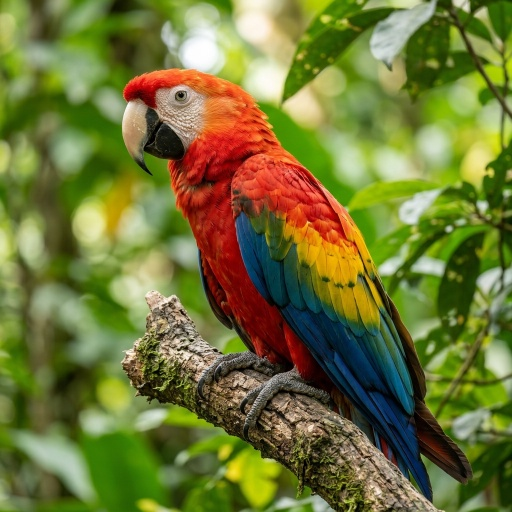
#> input picture public/roji/sample.jpeg, 512 x 512 px
$ python piecewise_linear_transformation.py
#> lines starting #> are read from the running program, lines starting #| are printed output that depends on the picture; after the words box and inside, x2 and y2 are one past the last pixel; in counts of white or black regions, pixels touching at a corner belong together
# Question 11: Perform Piecewise Linear Transformations (Contrast Stretching and Thresholding)
import cv2
import numpy as np
import matplotlib.pyplot as plt

# Read image in grayscale
img = cv2.imread("sample.jpeg", 0)
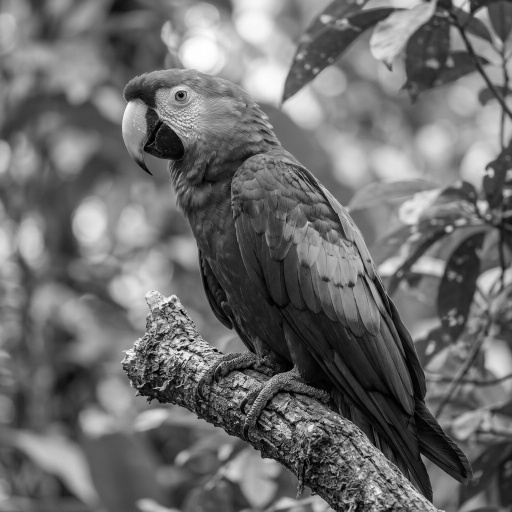
#> img: shape (512, 512); min 0, max 255, mean 109.1

# Contrast Stretching
contrast = cv2.normalize(img, None, 0, 255, cv2.NORM_MINMAX)

# Thresholding
threshold_value = 128
_, threshold = cv2.threshold(img, threshold_value, 255, cv2.THRESH_BINARY)
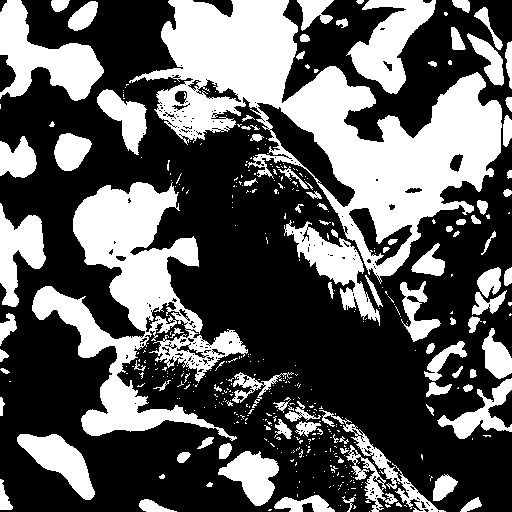
#> threshold: shape (512, 512); 36.4% white; 449 white regions (352 under 20 px), largest, box (x1, y1, x2, y2) and area: (129, 0, 502, 284) 35532, (32, 182, 248, 441) 18886, (0, 0, 104, 101) 4937

# Display images
plt.figure(figsize=(15,5))

plt.subplot(1,3,1)
plt.imshow(img, cmap='gray')
plt.title("Original Image")
plt.axis("off")

plt.subplot(1,3,2)
plt.imshow(contrast, cmap='gray')
plt.title("Contrast Stretching")
plt.axis("off")

plt.subplot(1,3,3)
plt.imshow(threshold, cmap='gray')
plt.title("Thresholding")
plt.axis("off")

plt.show()
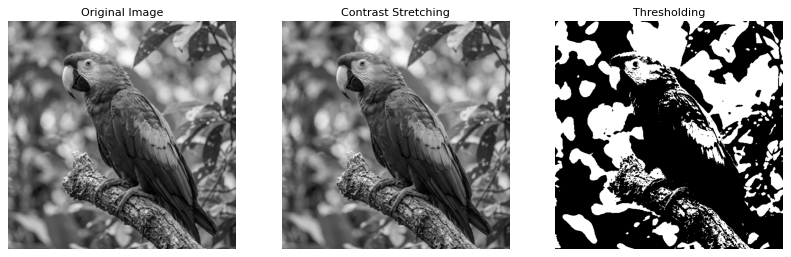
#> figure drawn by matplotlib, 3 panels

$ run again, with public/roji/image1.jpg copied over public/roji/sample.jpeg
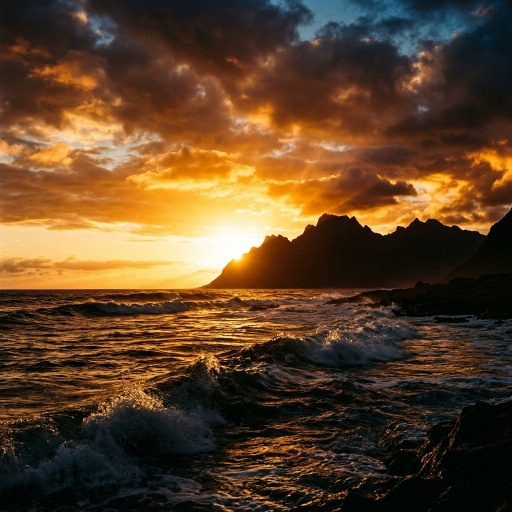
#> input picture public/roji/image1.jpg, 512 x 512 px
#> `_, threshold = cv2.threshold(img, threshold_value, 255, cv2.THRESH_BIN..`:
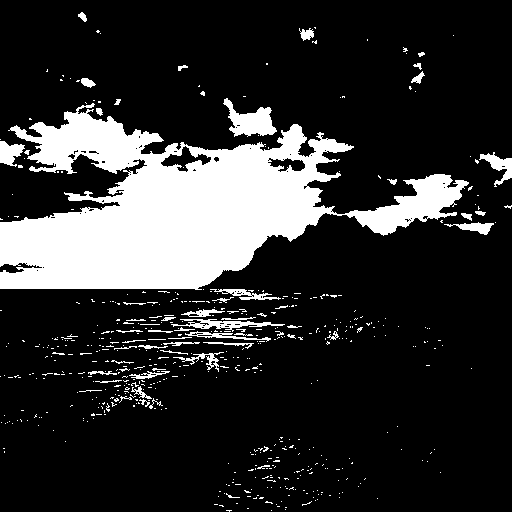
#> threshold: shape (512, 512); 18.5% white; 552 white regions (495 under 20 px), largest, box (x1, y1, x2, y2) and area: (0, 103, 469, 290) 40961, (223, 98, 277, 137) 1055, (171, 319, 285, 332) 532
#> `plt.show()`:
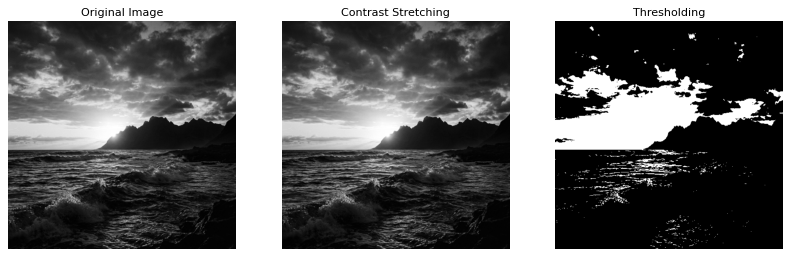
#> figure drawn by matplotlib, 3 panels
